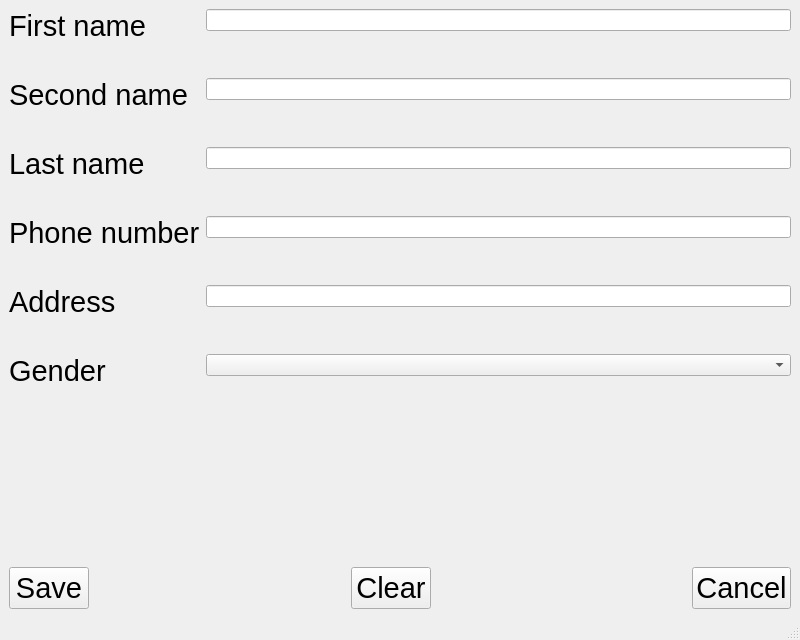
<?xml version="1.0" encoding="UTF-8"?>
<ui version="4.0">
 <class>createCustomer</class>
 <widget class="QMainWindow" name="createCustomer">
  <property name="geometry">
   <rect>
    <x>0</x>
    <y>0</y>
    <width>800</width>
    <height>640</height>
   </rect>
  </property>
  <property name="windowTitle">
   <string>Create customer</string>
  </property>
  <widget class="QWidget" name="centralwidget">
   <layout class="QVBoxLayout" name="verticalLayout">
    <item>
     <layout class="QFormLayout" name="formLayout">
      <property name="labelAlignment">
       <set>Qt::AlignLeading|Qt::AlignLeft|Qt::AlignVCenter</set>
      </property>
      <property name="verticalSpacing">
       <number>35</number>
      </property>
      <item row="0" column="0">
       <widget class="QLabel" name="firstNameLabel">
        <property name="font">
         <font>
          <pointsize>22</pointsize>
         </font>
        </property>
        <property name="text">
         <string>First name</string>
        </property>
       </widget>
      </item>
      <item row="0" column="1">
       <widget class="QLineEdit" name="firstNameLineEdit"/>
      </item>
      <item row="1" column="0">
       <widget class="QLabel" name="secondNameLabel">
        <property name="font">
         <font>
          <pointsize>22</pointsize>
         </font>
        </property>
        <property name="text">
         <string>Second name</string>
        </property>
       </widget>
      </item>
      <item row="1" column="1">
       <widget class="QLineEdit" name="secondNameLineEdit"/>
      </item>
      <item row="2" column="0">
       <widget class="QLabel" name="lastNameLabel">
        <property name="font">
         <font>
          <pointsize>22</pointsize>
         </font>
        </property>
        <property name="text">
         <string>Last name</string>
        </property>
       </widget>
      </item>
      <item row="2" column="1">
       <widget class="QLineEdit" name="lastNameLineEdit"/>
      </item>
      <item row="3" column="0">
       <widget class="QLabel" name="phoneNumberLabel">
        <property name="font">
         <font>
          <pointsize>22</pointsize>
         </font>
        </property>
        <property name="text">
         <string>Phone number</string>
        </property>
       </widget>
      </item>
      <item row="3" column="1">
       <widget class="QLineEdit" name="phoneNumberLineEdit"/>
      </item>
      <item row="4" column="0">
       <widget class="QLabel" name="addressLabel">
        <property name="font">
         <font>
          <pointsize>22</pointsize>
         </font>
        </property>
        <property name="text">
         <string>Address</string>
        </property>
       </widget>
      </item>
      <item row="4" column="1">
       <widget class="QLineEdit" name="addressLineEdit"/>
      </item>
      <item row="5" column="0">
       <widget class="QLabel" name="genderLabel">
        <property name="font">
         <font>
          <pointsize>22</pointsize>
         </font>
        </property>
        <property name="text">
         <string>Gender</string>
        </property>
       </widget>
      </item>
      <item row="5" column="1">
       <widget class="QComboBox" name="genderComboBox"/>
      </item>
     </layout>
    </item>
    <item>
     <spacer name="verticalSpacer">
      <property name="orientation">
       <enum>Qt::Vertical</enum>
      </property>
      <property name="sizeHint" stdset="0">
       <size>
        <width>20</width>
        <height>45</height>
       </size>
      </property>
     </spacer>
    </item>
    <item>
     <layout class="QHBoxLayout" name="horizontalLayout">
      <item>
       <widget class="QPushButton" name="pushButton">
        <property name="font">
         <font>
          <pointsize>22</pointsize>
         </font>
        </property>
        <property name="text">
         <string>Save</string>
        </property>
       </widget>
      </item>
      <item>
       <spacer name="horizontalSpacer">
        <property name="orientation">
         <enum>Qt::Horizontal</enum>
        </property>
        <property name="sizeHint" stdset="0">
         <size>
          <width>40</width>
          <height>20</height>
         </size>
        </property>
       </spacer>
      </item>
      <item>
       <widget class="QPushButton" name="pushButton_2">
        <property name="font">
         <font>
          <pointsize>22</pointsize>
         </font>
        </property>
        <property name="text">
         <string>Clear</string>
        </property>
       </widget>
      </item>
      <item>
       <spacer name="horizontalSpacer_2">
        <property name="orientation">
         <enum>Qt::Horizontal</enum>
        </property>
        <property name="sizeHint" stdset="0">
         <size>
          <width>40</width>
          <height>20</height>
         </size>
        </property>
       </spacer>
      </item>
      <item>
       <widget class="QPushButton" name="pushButton_3">
        <property name="font">
         <font>
          <pointsize>22</pointsize>
         </font>
        </property>
        <property name="text">
         <string>Cancel</string>
        </property>
       </widget>
      </item>
     </layout>
    </item>
   </layout>
  </widget>
  <widget class="QMenuBar" name="menubar">
   <property name="geometry">
    <rect>
     <x>0</x>
     <y>0</y>
     <width>800</width>
     <height>29</height>
    </rect>
   </property>
  </widget>
  <widget class="QStatusBar" name="statusbar"/>
 </widget>
 <resources/>
 <connections/>
</ui>
